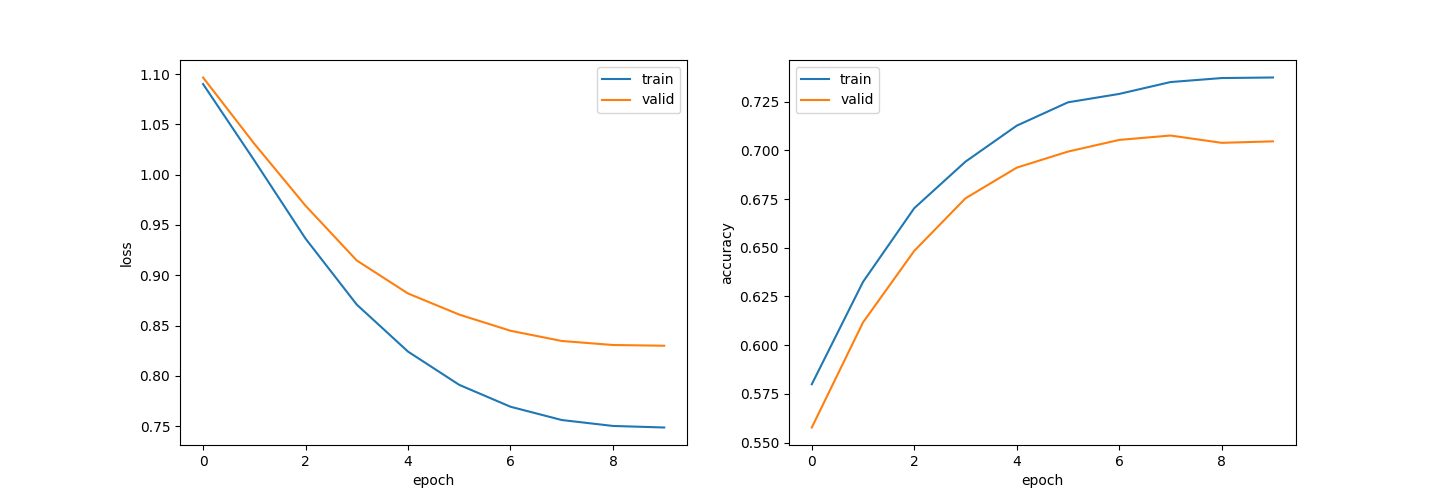

This chart was generated by the following Python code:
import time
import torch
import string
import pandas as pd
import numpy as np
from torch import nn
from torch import optim
from torch.nn import functional as F
from collections import defaultdict
from matplotlib import pyplot as plt
from torch.utils.data import Dataset
from torch.utils.data import DataLoader
from sklearn.model_selection import train_test_split
from gensim.models import KeyedVectors

def calculate_loss_and_accuracy(model, dataset, device = None, criterion = None):
    dataloader = DataLoader(dataset, batch_size = 1, shuffle = False)
    loss = 0.0
    total = 0
    correct = 0
    with torch.no_grad():
        for data in dataloader:
            inputs = data['inputs'].to(device)
            labels = data['labels'].to(device)
            outputs = model(inputs)
            if criterion != None:
                loss += criterion(outputs, labels).item()
            pred = torch.argmax(outputs, dim=-1)
            total += len(inputs)
            correct += (pred == labels).sum().item()
    return loss / len(dataset), correct / total

def visualize_logs(log):
    fig, ax = plt.subplots(1, 2, figsize = (15, 5))
    ax[0].plot(np.array(log['train']).T[0], label = 'train')
    ax[0].plot(np.array(log['valid']).T[0], label = 'valid')
    ax[0].set_xlabel('epoch')
    ax[0].set_ylabel('loss')
    ax[0].legend()
    ax[1].plot(np.array(log['train']).T[1], label = 'train')
    ax[1].plot(np.array(log['valid']).T[1], label = 'valid')
    ax[1].set_xlabel('epoch')
    ax[1].set_ylabel('accuracy')
    ax[1].legend()
    plt.show()

def train_model(dataset_train, dataset_valid, batch_size, model, criterion, optimizer, num_epochs, collate_fn = None, device = None):
    model.to(device)
    dataloader_train = DataLoader(dataset_train, batch_size = batch_size, shuffle = True, collate_fn = collate_fn)
    dataloader_valid = DataLoader(dataset_valid, batch_size = 1, shuffle = False)
    scheduler = optim.lr_scheduler.CosineAnnealingLR(optimizer, num_epochs, eta_min = 1e-5, last_epoch = -1)
    
    log_train = []
    log_valid = []
    for epoch in range(num_epochs):
        s_time = time.time()
        model.train()
        for data in dataloader_train:
            optimizer.zero_grad()
            inputs = data['inputs'].to(device)
            labels = data['labels'].to(device)
            outputs = model(inputs)
            loss = criterion(outputs, labels)
            loss.backward()
            optimizer.step()
        model.eval()

        loss_train, acc_train = calculate_loss_and_accuracy(model, dataset_train, device, criterion = criterion)
        loss_valid, acc_valid = calculate_loss_and_accuracy(model, dataset_valid, device, criterion = criterion)
        log_train.append([loss_train, acc_train])
        log_valid.append([loss_valid, acc_valid])

        torch.save({'epoch': epoch, 'model_state_dict': model.state_dict(), 'optimizer_state_dict': optimizer.state_dict()}, f'checkpoint{epoch + 1}.pt')
        e_time = time.time()
        print(f'epoch: {epoch + 1}, loss_train: {loss_train:.4f}, accuracy_train: {acc_train:.4f}, loss_valid: {loss_valid:.4f}, accuracy_valid: {acc_valid:.4f}, {(e_time - s_time):.4f}sec') 
        if epoch > 2 and log_valid[epoch - 3][0] <= log_valid[epoch - 2][0] <= log_valid[epoch - 1][0] <= log_valid[epoch][0]:
            break
        scheduler.step()
    return {'train': log_train, 'valid': log_valid}

df = pd.read_csv('./100knock2022/DUAN/chapter06/newsCorpora.csv', header = None, sep = '\t', names = ['ID', 'TITLE', 'URL', 'PUBLISHER', 'CATEGORY', 'STORY', 'HOSTNAME', 'TIMESTAMP'])
df = df.loc[df['PUBLISHER'].isin(['Reuters', 'Huffington Post', 'Businessweek', 'Contactmusic.com', 'Daily Mail']), ['TITLE', 'CATEGORY']]
train, valid_test = train_test_split(df, test_size = 0.2, shuffle = True, random_state = 123, stratify = df['CATEGORY'])
valid, test = train_test_split(valid_test, test_size = 0.5, shuffle = True, random_state = 123, stratify = valid_test['CATEGORY'])
train.reset_index(drop = True, inplace = True)
valid.reset_index(drop = True, inplace = True)
test.reset_index(drop = True, inplace = True)

d = defaultdict(int)
table = str.maketrans(string.punctuation, ' '*len(string.punctuation))  
for text in train['TITLE']:
    for word in text.translate(table).split():
        d[word] += 1
d = sorted(d.items(), key=lambda x:x[1], reverse=True)

word2id = {word: i + 1 for i, (word, cnt) in enumerate(d) if cnt > 1} 

def tokenizer(text, word2id = word2id, unk = 0):
    table = str.maketrans(string.punctuation, ' '*len(string.punctuation))
    return [word2id.get(word, unk) for word in text.translate(table).split()]

class CreateDataset(Dataset):
    def __init__(self, X, y, tokenizer):
        self.X = X
        self.y = y
        self.tokenizer = tokenizer

    def __len__(self): 
        return len(self.y)

    def __getitem__(self, index): 
        text = self.X[index]
        inputs = self.tokenizer(text)
        return {'inputs': torch.tensor(inputs, dtype = torch.int64),'labels': torch.tensor(self.y[index], dtype = torch.int64)}

category_dict = {'b': 0, 't': 1, 'e':2, 'm':3}
y_train = train['CATEGORY'].map(lambda x: category_dict[x]).values
y_valid = valid['CATEGORY'].map(lambda x: category_dict[x]).values
y_test = test['CATEGORY'].map(lambda x: category_dict[x]).values
dataset_train = CreateDataset(train['TITLE'], y_train, tokenizer)
dataset_valid = CreateDataset(valid['TITLE'], y_valid, tokenizer)
dataset_test = CreateDataset(test['TITLE'], y_test, tokenizer)

class Padsequence():
    def __init__(self, padding_idx):
        self.padding_idx = padding_idx

    def __call__(self, batch):
        sorted_batch = sorted(batch, key=lambda x: x['inputs'].shape[0], reverse=True)
        sequences = [x['inputs'] for x in sorted_batch]
        sequences_padded = torch.nn.utils.rnn.pad_sequence(sequences, batch_first=True, padding_value=self.padding_idx)
        labels = torch.LongTensor([x['labels'] for x in sorted_batch])
        return {'inputs': sequences_padded, 'labels': labels}

model = KeyedVectors.load_word2vec_format('./100knock2022/DUAN/chapter07/GoogleNews-vectors-negative300.bin', binary=True)
VOCAB_SIZE = len(set(word2id.values())) + 1
EMB_SIZE = 300
weights = np.zeros((VOCAB_SIZE, EMB_SIZE))
words_in_pretrained = 0
for i, word in enumerate(word2id.keys()):
    try:
        weights[i] = model[word]
        words_in_pretrained += 1
    except KeyError:
        weights[i] = np.random.normal(scale=0.4, size=(EMB_SIZE))
weights = torch.from_numpy(weights.astype((np.float32)))

class CNN(nn.Module):
    def __init__(self, vocab_size, emb_size, padding_idx, output_size, out_channels, kernel_heights, stride, padding, emb_weights=None):
        super().__init__()
        if emb_weights != None: 
            self.emb = nn.Embedding.from_pretrained(emb_weights, padding_idx=padding_idx)
        else:
            self.emb = nn.Embedding(vocab_size, emb_size, padding_idx=padding_idx)
        self.conv = nn.Conv2d(1, out_channels, (kernel_heights, emb_size), stride, (padding, 0))
        self.drop = nn.Dropout(0.3)
        self.fc = nn.Linear(out_channels, output_size)

    def forward(self, x):
        emb = self.emb(x).unsqueeze(1)
        conv = self.conv(emb)
        act = F.relu(conv.squeeze(3))
        max_pool = F.max_pool1d(act, act.size()[2])
        out = self.fc(self.drop(max_pool.squeeze(2)))
        return out

VOCAB_SIZE = len(set(word2id.values())) + 1
EMB_SIZE = 300
PADDING_IDX = len(set(word2id.values()))
OUTPUT_SIZE = 4
OUT_CHANNELS = 100
KERNEL_HEIGHTS = 3
STRIDE = 1
PADDING = 1
LEARNING_RATE = 5e-2
BATCH_SIZE = 64
NUM_EPOCHS = 10
model = CNN(VOCAB_SIZE, EMB_SIZE, PADDING_IDX, OUTPUT_SIZE, OUT_CHANNELS, KERNEL_HEIGHTS, STRIDE, PADDING, emb_weights=weights)
criterion = nn.CrossEntropyLoss()
optimizer = torch.optim.SGD(model.parameters(), lr=LEARNING_RATE)
device = torch.device('cuda' if torch.cuda.is_available() else 'cpu')
log = train_model(dataset_train, dataset_valid, BATCH_SIZE, model, criterion, optimizer, NUM_EPOCHS, collate_fn=Padsequence(PADDING_IDX), device=device)
visualize_logs(log)
n, acc_train = calculate_loss_and_accuracy(model, dataset_train, device)
t, acc_test = calculate_loss_and_accuracy(model, dataset_test, device)
print(f'正解率（学習データ）：{acc_train:.3f}')
print(f'正解率（評価データ）：{acc_test:.3f}')

'''
epoch: 1, loss_train: 1.0900, accuracy_train: 0.5799, loss_valid: 1.0965, accuracy_valid: 0.5577, 11.3456sec
epoch: 2, loss_train: 1.0141, accuracy_train: 0.6325, loss_valid: 1.0307, accuracy_valid: 0.6117, 10.5684sec
epoch: 3, loss_train: 0.9364, accuracy_train: 0.6704, loss_valid: 0.9691, accuracy_valid: 0.6484, 10.1592sec
epoch: 4, loss_train: 0.8709, accuracy_train: 0.6942, loss_valid: 0.9147, accuracy_valid: 0.6754, 10.1820sec
epoch: 5, loss_train: 0.8242, accuracy_train: 0.7127, loss_valid: 0.8819, accuracy_valid: 0.6912, 10.1364sec
epoch: 6, loss_train: 0.7912, accuracy_train: 0.7247, loss_valid: 0.8610, accuracy_valid: 0.6994, 10.4127sec
epoch: 7, loss_train: 0.7694, accuracy_train: 0.7290, loss_valid: 0.8449, accuracy_valid: 0.7054, 10.2143sec
epoch: 8, loss_train: 0.7562, accuracy_train: 0.7351, loss_valid: 0.8348, accuracy_valid: 0.7076, 10.2172sec
epoch: 9, loss_train: 0.7503, accuracy_train: 0.7372, loss_valid: 0.8307, accuracy_valid: 0.7039, 10.1532sec
epoch: 10, loss_train: 0.7488, accuracy_train: 0.7374, loss_valid: 0.8300, accuracy_valid: 0.7046, 10.0132sec
正解率（学習データ）：0.737
正解率（評価データ）：0.713
'''
